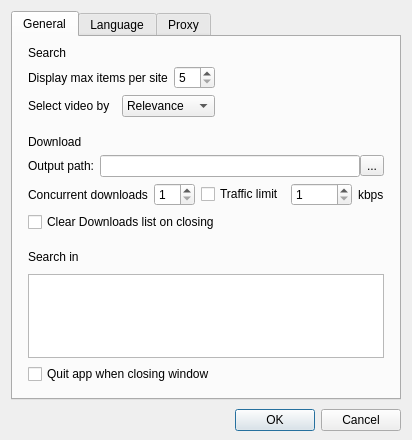
<?xml version="1.0" encoding="UTF-8"?>
<ui version="4.0">
 <class>Preferences</class>
 <widget class="QDialog" name="Preferences">
  <property name="geometry">
   <rect>
    <x>0</x>
    <y>0</y>
    <width>399</width>
    <height>440</height>
   </rect>
  </property>
  <property name="maximumSize">
   <size>
    <width>16777215</width>
    <height>494</height>
   </size>
  </property>
  <property name="windowTitle">
   <string>Settings</string>
  </property>
  <layout class="QGridLayout" name="gridLayout">
   <property name="bottomMargin">
    <number>0</number>
   </property>
   <property name="verticalSpacing">
    <number>0</number>
   </property>
   <item row="0" column="0">
    <widget class="QTabWidget" name="tabWidget">
     <property name="currentIndex">
      <number>0</number>
     </property>
     <widget class="QWidget" name="tab">
      <attribute name="title">
       <string>General</string>
      </attribute>
      <layout class="QGridLayout" name="gridLayout_2">
       <property name="leftMargin">
        <number>0</number>
       </property>
       <property name="topMargin">
        <number>0</number>
       </property>
       <property name="rightMargin">
        <number>0</number>
       </property>
       <property name="bottomMargin">
        <number>0</number>
       </property>
       <property name="spacing">
        <number>0</number>
       </property>
       <item row="0" column="0">
        <layout class="QVBoxLayout" name="verticalLayout">
         <property name="spacing">
          <number>0</number>
         </property>
         <property name="leftMargin">
          <number>15</number>
         </property>
         <property name="rightMargin">
          <number>15</number>
         </property>
         <item>
          <widget class="QFrame" name="frame_searc">
           <property name="frameShape">
            <enum>QFrame::NoFrame</enum>
           </property>
           <property name="frameShadow">
            <enum>QFrame::Raised</enum>
           </property>
           <layout class="QGridLayout" name="gridLayout_4">
            <property name="leftMargin">
             <number>0</number>
            </property>
            <property name="rightMargin">
             <number>0</number>
            </property>
            <item row="0" column="0">
             <layout class="QGridLayout" name="gridLayout_3">
              <item row="0" column="0">
               <layout class="QVBoxLayout" name="verticalLayout_2">
                <item>
                 <widget class="QLabel" name="labelSearch">
                  <property name="text">
                   <string>Search</string>
                  </property>
                 </widget>
                </item>
                <item>
                 <layout class="QHBoxLayout" name="horizontalLayout">
                  <item>
                   <widget class="QLabel" name="label_2">
                    <property name="text">
                     <string>Display max items per site</string>
                    </property>
                   </widget>
                  </item>
                  <item>
                   <widget class="QSpinBox" name="leMaxItemPerSite">
                    <property name="minimum">
                     <number>5</number>
                    </property>
                    <property name="maximum">
                     <number>50</number>
                    </property>
                   </widget>
                  </item>
                 </layout>
                </item>
                <item>
                 <layout class="QHBoxLayout" name="horizontalLayout_2">
                  <item>
                   <widget class="QLabel" name="label_3">
                    <property name="text">
                     <string>Select video by</string>
                    </property>
                   </widget>
                  </item>
                  <item>
                   <widget class="TabbedDialogCombo" name="cbSelectVideoBy">
                    <item>
                     <property name="text">
                      <string>Relevance</string>
                     </property>
                    </item>
                    <item>
                     <property name="text">
                      <string>Date added</string>
                     </property>
                    </item>
                    <item>
                     <property name="text">
                      <string>View count</string>
                     </property>
                    </item>
                   </widget>
                  </item>
                 </layout>
                </item>
               </layout>
              </item>
              <item row="0" column="1">
               <spacer name="horizontalSpacer">
                <property name="orientation">
                 <enum>Qt::Horizontal</enum>
                </property>
                <property name="sizeHint" stdset="0">
                 <size>
                  <width>40</width>
                  <height>20</height>
                 </size>
                </property>
               </spacer>
              </item>
             </layout>
            </item>
           </layout>
          </widget>
         </item>
         <item>
          <widget class="QFrame" name="frame_downl">
           <property name="frameShape">
            <enum>QFrame::NoFrame</enum>
           </property>
           <property name="frameShadow">
            <enum>QFrame::Raised</enum>
           </property>
           <layout class="QGridLayout" name="gridLayout_6">
            <property name="leftMargin">
             <number>0</number>
            </property>
            <property name="rightMargin">
             <number>0</number>
            </property>
            <item row="0" column="0">
             <layout class="QVBoxLayout" name="verticalLayout_3">
              <item>
               <widget class="QLabel" name="labelDownload">
                <property name="text">
                 <string>Download</string>
                </property>
               </widget>
              </item>
              <item>
               <layout class="QHBoxLayout" name="horizontalLayout_4">
                <item>
                 <widget class="QLabel" name="label_5">
                  <property name="text">
                   <string>Output path:</string>
                  </property>
                 </widget>
                </item>
                <item>
                 <widget class="QFrame" name="frame_OutputPath">
                  <property name="frameShape">
                   <enum>QFrame::NoFrame</enum>
                  </property>
                  <property name="frameShadow">
                   <enum>QFrame::Raised</enum>
                  </property>
                  <layout class="QGridLayout" name="gridLayout_5">
                   <property name="leftMargin">
                    <number>0</number>
                   </property>
                   <property name="topMargin">
                    <number>0</number>
                   </property>
                   <property name="rightMargin">
                    <number>0</number>
                   </property>
                   <property name="bottomMargin">
                    <number>0</number>
                   </property>
                   <property name="spacing">
                    <number>0</number>
                   </property>
                   <item row="0" column="0">
                    <layout class="QHBoxLayout" name="horizontalLayout_3">
                     <property name="spacing">
                      <number>0</number>
                     </property>
                     <item>
                      <widget class="QLineEdit" name="lineEditOutputPath"/>
                     </item>
                     <item>
                      <widget class="QToolButton" name="btnOutputPath">
                       <property name="text">
                        <string notr="true">...</string>
                       </property>
                      </widget>
                     </item>
                    </layout>
                   </item>
                  </layout>
                 </widget>
                </item>
               </layout>
              </item>
              <item>
               <layout class="QVBoxLayout" name="verticalLayout_1">
                <item>
                 <layout class="QHBoxLayout" name="horizontalLayout_1">
                  <item>
                   <widget class="QLabel" name="label_6">
                    <property name="text">
                     <string>Concurrent downloads</string>
                    </property>
                   </widget>
                  </item>
                  <item>
                   <widget class="QSpinBox" name="sbSimultaneous">
                    <property name="minimum">
                     <number>1</number>
                    </property>
                   </widget>
                  </item>
                  <item>
                   <widget class="QCheckBox" name="cbTrafficLimit">
                    <property name="text">
                     <string>Traffic limit</string>
                    </property>
                   </widget>
                  </item>
                  <item>
                   <widget class="QSpinBox" name="sbTrafficLimit">
                    <property name="minimum">
                     <number>1</number>
                    </property>
                    <property name="maximum">
                     <number>10000</number>
                    </property>
                   </widget>
                  </item>
                  <item>
                   <widget class="QLabel" name="labelTrafficLimit">
                    <property name="text">
                     <string>kbps</string>
                    </property>
                   </widget>
                  </item>
                  <item>
                   <spacer name="horizontalSpacer_3">
                    <property name="font">
                     <font>
                      <family>Segoe UI</family>
                      <pointsize>10</pointsize>
                     </font>
                    </property>
                    <property name="orientation">
                     <enum>Qt::Horizontal</enum>
                    </property>
                    <property name="sizeHint" stdset="0">
                     <size>
                      <width>40</width>
                      <height>20</height>
                     </size>
                    </property>
                   </spacer>
                  </item>
                 </layout>
                </item>
                <item>
                 <widget class="QCheckBox" name="chbClearDownl">
                  <property name="text">
                   <string>Clear Downloads list on closing</string>
                  </property>
                 </widget>
                </item>
               </layout>
              </item>
             </layout>
            </item>
           </layout>
          </widget>
         </item>
         <item>
          <widget class="QFrame" name="frame_site">
           <property name="frameShape">
            <enum>QFrame::NoFrame</enum>
           </property>
           <property name="frameShadow">
            <enum>QFrame::Raised</enum>
           </property>
           <layout class="QGridLayout" name="gridLayout_8">
            <property name="leftMargin">
             <number>0</number>
            </property>
            <property name="rightMargin">
             <number>0</number>
            </property>
            <item row="0" column="0">
             <layout class="QVBoxLayout" name="verticalLayout_6" stretch="0,1">
              <property name="spacing">
               <number>10</number>
              </property>
              <item>
               <widget class="QLabel" name="labelSite">
                <property name="text">
                 <string>Search in</string>
                </property>
               </widget>
              </item>
              <item>
               <widget class="QFrame" name="frameSites">
                <property name="frameShape">
                 <enum>QFrame::NoFrame</enum>
                </property>
                <property name="frameShadow">
                 <enum>QFrame::Raised</enum>
                </property>
                <layout class="QGridLayout" name="gridLayout_15">
                 <property name="leftMargin">
                  <number>0</number>
                 </property>
                 <property name="topMargin">
                  <number>0</number>
                 </property>
                 <property name="rightMargin">
                  <number>0</number>
                 </property>
                 <property name="bottomMargin">
                  <number>0</number>
                 </property>
                 <property name="horizontalSpacing">
                  <number>0</number>
                 </property>
                 <item row="0" column="0">
                  <widget class="QScrollArea" name="scrollAreaSite">
                   <property name="frameShape">
                    <enum>QFrame::NoFrame</enum>
                   </property>
                   <property name="horizontalScrollBarPolicy">
                    <enum>Qt::ScrollBarAlwaysOff</enum>
                   </property>
                   <property name="widgetResizable">
                    <bool>true</bool>
                   </property>
                   <property name="alignment">
                    <set>Qt::AlignLeading|Qt::AlignLeft|Qt::AlignTop</set>
                   </property>
                   <widget class="QWidget" name="scrollAreaWidgetContents">
                    <property name="geometry">
                     <rect>
                      <x>0</x>
                      <y>0</y>
                      <width>343</width>
                      <height>79</height>
                     </rect>
                    </property>
                    <layout class="QGridLayout" name="gridLayout_14">
                     <property name="leftMargin">
                      <number>0</number>
                     </property>
                     <property name="topMargin">
                      <number>0</number>
                     </property>
                     <property name="rightMargin">
                      <number>0</number>
                     </property>
                     <property name="bottomMargin">
                      <number>0</number>
                     </property>
                     <property name="spacing">
                      <number>0</number>
                     </property>
                     <item row="0" column="0">
                      <layout class="QVBoxLayout" name="verticalLayout_12" stretch="0">
                       <property name="spacing">
                        <number>0</number>
                       </property>
                       <item>
                        <widget class="QListWidget" name="listSites">
                         <property name="sizePolicy">
                          <sizepolicy hsizetype="Expanding" vsizetype="Expanding">
                           <horstretch>0</horstretch>
                           <verstretch>0</verstretch>
                          </sizepolicy>
                         </property>
                        </widget>
                       </item>
                      </layout>
                     </item>
                    </layout>
                   </widget>
                  </widget>
                 </item>
                </layout>
               </widget>
              </item>
             </layout>
            </item>
            <item row="1" column="0">
             <widget class="QCheckBox" name="chbQuitAppWhenClosingWindow">
              <property name="text">
               <string>Quit app when closing window</string>
              </property>
             </widget>
            </item>
            <item row="2" column="0">
             <spacer name="verticalSpacer_3">
              <property name="orientation">
               <enum>Qt::Vertical</enum>
              </property>
              <property name="sizeType">
               <enum>QSizePolicy::Minimum</enum>
              </property>
              <property name="sizeHint" stdset="0">
               <size>
                <width>20</width>
                <height>5</height>
               </size>
              </property>
             </spacer>
            </item>
           </layout>
          </widget>
         </item>
        </layout>
       </item>
      </layout>
     </widget>
     <widget class="QWidget" name="tab_2">
      <attribute name="title">
       <string>Language</string>
      </attribute>
      <layout class="QGridLayout" name="gridLayout_10">
       <property name="leftMargin">
        <number>0</number>
       </property>
       <property name="topMargin">
        <number>0</number>
       </property>
       <property name="rightMargin">
        <number>0</number>
       </property>
       <property name="bottomMargin">
        <number>0</number>
       </property>
       <property name="spacing">
        <number>0</number>
       </property>
       <item row="0" column="0">
        <layout class="QVBoxLayout" name="verticalLayout_9">
         <property name="leftMargin">
          <number>15</number>
         </property>
         <property name="topMargin">
          <number>9</number>
         </property>
         <property name="rightMargin">
          <number>15</number>
         </property>
         <item>
          <layout class="QVBoxLayout" name="verticalLayout_8">
           <item>
            <widget class="QFrame" name="frame_7">
             <property name="frameShape">
              <enum>QFrame::NoFrame</enum>
             </property>
             <property name="frameShadow">
              <enum>QFrame::Plain</enum>
             </property>
             <layout class="QGridLayout" name="gridLayout_9">
              <property name="leftMargin">
               <number>0</number>
              </property>
              <property name="topMargin">
               <number>0</number>
              </property>
              <property name="rightMargin">
               <number>0</number>
              </property>
              <property name="bottomMargin">
               <number>10</number>
              </property>
              <property name="spacing">
               <number>0</number>
              </property>
              <item row="0" column="0">
               <layout class="QHBoxLayout" name="horizontalLayout_7">
                <property name="spacing">
                 <number>15</number>
                </property>
                <item>
                 <widget class="QLabel" name="imageLanguage">
                  <property name="text">
                   <string/>
                  </property>
                 </widget>
                </item>
                <item>
                 <layout class="QVBoxLayout" name="verticalLayout_7">
                  <property name="spacing">
                   <number>0</number>
                  </property>
                  <item>
                   <widget class="QLabel" name="labelLang">
                    <property name="text">
                     <string>Select your language:</string>
                    </property>
                   </widget>
                  </item>
                  <item>
                   <widget class="QLabel" name="labelSelectedLang">
                    <property name="text">
                     <string>TextLabel</string>
                    </property>
                   </widget>
                  </item>
                 </layout>
                </item>
               </layout>
              </item>
             </layout>
            </widget>
           </item>
           <item>
            <widget class="QFrame" name="frameLang">
             <property name="minimumSize">
              <size>
               <width>0</width>
               <height>160</height>
              </size>
             </property>
             <property name="frameShape">
              <enum>QFrame::NoFrame</enum>
             </property>
             <property name="frameShadow">
              <enum>QFrame::Raised</enum>
             </property>
             <layout class="QGridLayout" name="gridLayout_13">
              <property name="leftMargin">
               <number>0</number>
              </property>
              <property name="topMargin">
               <number>0</number>
              </property>
              <property name="rightMargin">
               <number>0</number>
              </property>
              <property name="bottomMargin">
               <number>0</number>
              </property>
              <property name="spacing">
               <number>0</number>
              </property>
              <item row="0" column="0">
               <widget class="QListWidget" name="listLang"/>
              </item>
             </layout>
            </widget>
           </item>
          </layout>
         </item>
         <item>
          <spacer name="verticalSpacer">
           <property name="orientation">
            <enum>Qt::Vertical</enum>
           </property>
           <property name="sizeHint" stdset="0">
            <size>
             <width>20</width>
             <height>1</height>
            </size>
           </property>
          </spacer>
         </item>
        </layout>
       </item>
      </layout>
     </widget>
     <widget class="QWidget" name="tab_3">
      <attribute name="title">
       <string>Proxy</string>
      </attribute>
      <layout class="QGridLayout" name="gridLayout_11">
       <property name="leftMargin">
        <number>0</number>
       </property>
       <property name="topMargin">
        <number>0</number>
       </property>
       <property name="rightMargin">
        <number>0</number>
       </property>
       <property name="bottomMargin">
        <number>0</number>
       </property>
       <property name="spacing">
        <number>0</number>
       </property>
       <item row="0" column="0">
        <layout class="QVBoxLayout" name="verticalLayout_11">
         <property name="leftMargin">
          <number>15</number>
         </property>
         <property name="topMargin">
          <number>9</number>
         </property>
         <property name="rightMargin">
          <number>15</number>
         </property>
         <item>
          <layout class="QHBoxLayout" name="horizontalLayout_8">
           <property name="spacing">
            <number>15</number>
           </property>
           <property name="bottomMargin">
            <number>15</number>
           </property>
           <item>
            <widget class="QLabel" name="imageProxy">
             <property name="text">
              <string/>
             </property>
            </widget>
           </item>
           <item>
            <widget class="QLabel" name="labelProxy">
             <property name="text">
              <string>Configure your proxy</string>
             </property>
            </widget>
           </item>
          </layout>
         </item>
         <item>
          <layout class="QHBoxLayout" name="horizontalLayout_11">
           <property name="topMargin">
            <number>0</number>
           </property>
           <item>
            <layout class="QVBoxLayout" name="verticalLayout_10">
             <property name="spacing">
              <number>8</number>
             </property>
             <item>
              <widget class="QCheckBox" name="chbUseProxy">
               <property name="text">
                <string>Use Proxy Server</string>
               </property>
              </widget>
             </item>
             <item>
              <layout class="QHBoxLayout" name="horizontalLayout_10">
               <property name="spacing">
                <number>6</number>
               </property>
               <item>
                <widget class="QLabel" name="label_15">
                 <property name="text">
                  <string>Proxy Address:</string>
                 </property>
                </widget>
               </item>
               <item>
                <widget class="QLineEdit" name="leProxyAddress"/>
               </item>
              </layout>
             </item>
             <item>
              <layout class="QHBoxLayout" name="horizontalLayout_9">
               <property name="spacing">
                <number>6</number>
               </property>
               <item>
                <widget class="QLabel" name="label_16">
                 <property name="text">
                  <string>Proxy Port:</string>
                 </property>
                </widget>
               </item>
               <item>
                <widget class="QLineEdit" name="leProxyPort"/>
               </item>
               <item>
                <spacer name="horizontalSpacer_6">
                 <property name="orientation">
                  <enum>Qt::Horizontal</enum>
                 </property>
                 <property name="sizeHint" stdset="0">
                  <size>
                   <width>40</width>
                   <height>20</height>
                  </size>
                 </property>
                </spacer>
               </item>
              </layout>
             </item>
            </layout>
           </item>
           <item>
            <spacer name="horizontalSpacer_4">
             <property name="orientation">
              <enum>Qt::Horizontal</enum>
             </property>
             <property name="sizeHint" stdset="0">
              <size>
               <width>40</width>
               <height>20</height>
              </size>
             </property>
            </spacer>
           </item>
          </layout>
         </item>
         <item>
          <spacer name="verticalSpacer_2">
           <property name="orientation">
            <enum>Qt::Vertical</enum>
           </property>
           <property name="sizeHint" stdset="0">
            <size>
             <width>20</width>
             <height>1</height>
            </size>
           </property>
          </spacer>
         </item>
        </layout>
       </item>
      </layout>
     </widget>
    </widget>
   </item>
   <item row="1" column="0">
    <widget class="QFrame" name="frame_9">
     <property name="minimumSize">
      <size>
       <width>0</width>
       <height>40</height>
      </size>
     </property>
     <property name="frameShape">
      <enum>QFrame::NoFrame</enum>
     </property>
     <property name="frameShadow">
      <enum>QFrame::Raised</enum>
     </property>
     <layout class="QGridLayout" name="gridLayout_12">
      <property name="leftMargin">
       <number>0</number>
      </property>
      <property name="topMargin">
       <number>0</number>
      </property>
      <property name="rightMargin">
       <number>0</number>
      </property>
      <property name="bottomMargin">
       <number>0</number>
      </property>
      <property name="spacing">
       <number>0</number>
      </property>
      <item row="0" column="0">
       <layout class="QHBoxLayout" name="horizontalLayout_12">
        <item>
         <spacer name="horizontalSpacer_5">
          <property name="orientation">
           <enum>Qt::Horizontal</enum>
          </property>
          <property name="sizeHint" stdset="0">
           <size>
            <width>40</width>
            <height>20</height>
           </size>
          </property>
         </spacer>
        </item>
        <item>
         <widget class="QDialogButtonBox" name="buttonBox">
          <property name="standardButtons">
           <set>QDialogButtonBox::Cancel|QDialogButtonBox::Ok</set>
          </property>
         </widget>
        </item>
       </layout>
      </item>
     </layout>
    </widget>
   </item>
  </layout>
 </widget>
 <customwidgets>
  <customwidget>
   <class>TabbedDialogCombo</class>
   <extends>QComboBox</extends>
   <header>ui_utils/tabbeddialogcombo.h</header>
  </customwidget>
 </customwidgets>
 <resources>
  <include location="../../resources/resources.qrc"/>
 </resources>
 <connections/>
</ui>
